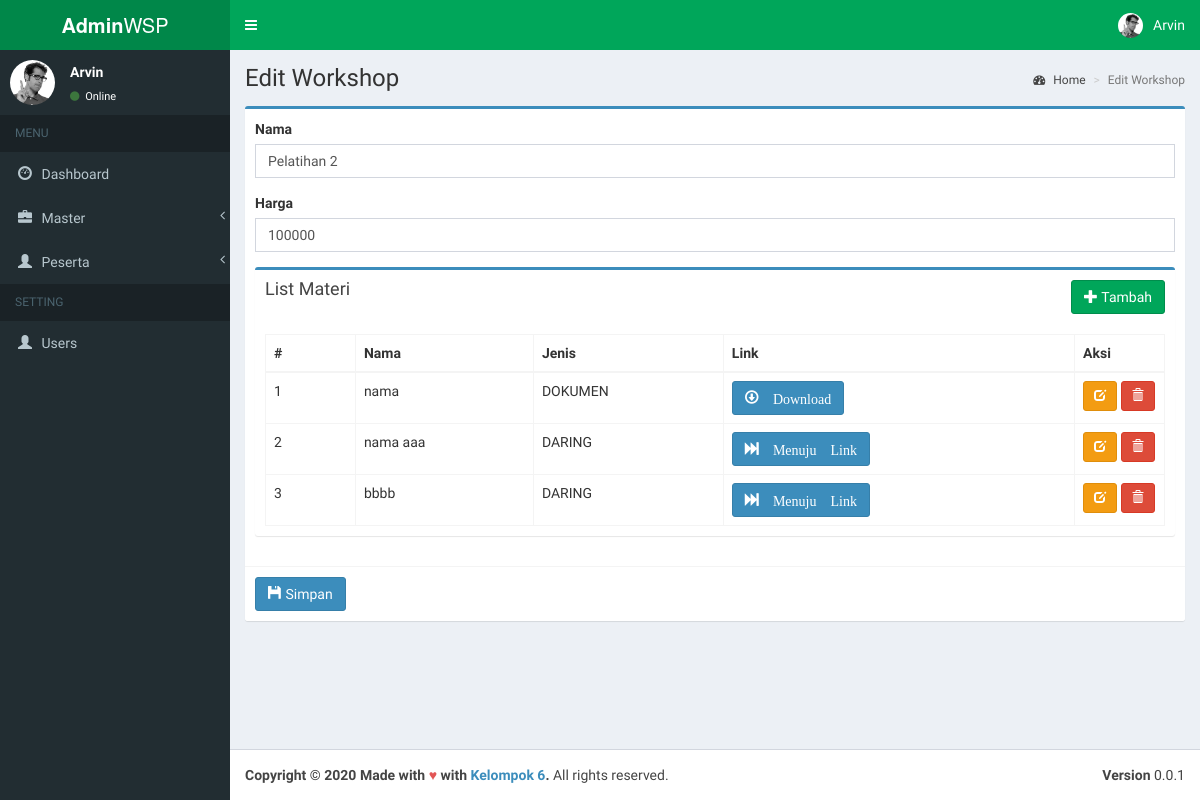
Page /index.php?page=workshop-edit&id=2 (signed in) on the committed database.
### tables this page shows
CREATE TABLE `pelatihan` (
  `id` int(11) NOT NULL,
  `name` varchar(255) NOT NULL,
  `harga` varchar(255) NOT NULL
);

CREATE TABLE `materi` (
  `id` int(11) NOT NULL,
  `nama` varchar(255) NOT NULL,
  `jenis` varchar(10) NOT NULL,
  `link` text DEFAULT NULL,
  `description` varchar(255) DEFAULT NULL,
  `pelatihan_id` int(11) NOT NULL
);

### pages/workshop/edit.php (the view, shortened to what this page needs)
<?php
include_once("conf/connection.php");
if (isset($_GET['id'])) {
    $id = $_GET['id'];
    $sqlPelatihan =
        "SELECT * FROM pelatihan WHERE id = '$id'";
    $sqlMateri =
        "SELECT * FROM materi WHERE pelatihan_id = '$id'";
    if (isset($db)) {
        $queryPelatihan = mysqli_query($db, $sqlPelatihan);
        $dataPelatihan = mysqli_fetch_array($queryPelatihan);
        $dataMateri = mysqli_query($db, $sqlMateri);
    }
}
?>
<div class="content-wrapper">
    <section class="content-header">
        <h1>
            Edit Workshop
        </h1>
        <ol class="breadcrumb">
            <li><a href="index.php"><i class="fa fa-dashboard"></i> Home</a></li>
            <li class="active">Edit Workshop</li>
        </ol>
    </section>
    <section class="content">
        <div class="row">
            <div class="col-md-12">
                <div class="box box-primary">
                    <form role="form" method="post" action="pages/workshop/store.php">
                        <div class="box-body">
                            <div class="form-group">
                                <label>Nama</label>
                                <input type="text" name="name" class="form-control" placeholder="Nama"
                                       value="<?= $dataPelatihan['name'] ?>" required>
                            </div>
                            <div class="form-group">
                                <label>Harga</label>
                                <input type="text" name="harga" class="form-control number-format" placeholder="Harga"
                                       value="<?= $dataPelatihan['harga'] ?>" required>
                            </div>
                            <div class="box box-primary">
                                <div class="box-header">
                                    <h3 class="box-title">List Materi</h3>
                                    <a href="index.php?page=materi-create&pelatihan_id=<?= $dataPelatihan['id'] ?>" class="btn btn-success pull-right" role="button" title="Tambah Data"><i
                                                class="glyphicon glyphicon-plus"></i> Tambah</a>
                                </div>
                                <div class="box-body">
                                    <table id="workshop" class="table table-bordered table-hover table-responsive">
                                        <thead>
                                        <tr>
                                            <th width="10%">#</th>
                                            <th>Nama</th>
                                            <th>Jenis</th>
                                            <th>Link</th>
                                            <th width="10%">Aksi</th>
                                        </tr>
                                        </thead>
                                        <tbody>
                                        <?php
                                        $no=0;
                                        if ($dataMateri) while($row = mysqli_fetch_array($dataMateri)) {
                                            ?>
                                            <tr>
                                                <td><?= $no=$no+1;?></td>
                                                <td><?= $row['nama'];?></td>
                                                <td><?= $row['jenis'];?></td>
                                                <td>
                                                    <?php if ($row['jenis'] == 'DOKUMEN') { ?>
                                                        <a href="download.php?file=<?= $row['link'];?>" target="_blank" class="btn btn-primary"><i class="glyphicon glyphicon-download"> Download</i></a>
                                                    <?php } else if ($row['jenis'] == 'DARING') { ?>
                                                        <a href="<?= $row['link'];?>" target="_blank" class="btn btn-primary"> <i class="glyphicon glyphicon-fast-forward"> Menuju Link</i></a>
                                                    <?php } ?>
                                                </td>
                                                <td>
                                                    <a href="index.php?page=materi-edit&id=<?=$row['id'];?>" class="btn btn-sm btn-warning" role="button" title="Ubah Data"><i class="glyphicon glyphicon-edit"></i></a>
                                                    <a href="pages/materi/hapus.php?id=<?=$row['id'];?>" onclick="return confirm('Anda yakin akan menghapus data ' + '<?=$row['nama'];?>' + ' ini ?');" class="btn btn-sm btn-danger" role="button" title="Hapus Data"><i class="glyphicon glyphicon-trash"></i></a>
                                                </td>
                                            </tr>
                                        <?php } else {
                                            ?>
                                            <tr>
                                                <td colspan="5" align="center">Data Tidak Ditemukan</td>
                                            </tr>
                                            <?php
                                        }
                                            ?>
                                        </tbody>
                                    </table>
                                </div>
                            </div>
                        </div>
                        <div class="box-footer">
                            <button type="submit" name="pelatihan" class="btn btn-primary" title="Simpan Data"><i
                                        class="glyphicon glyphicon-floppy-disk"></i> Simpan
                            </button>
                        </div>
                    </form>
                </div>
            </div>
        </div>
    </section>
</div>

### rows in the picture
pelatihan: name "Pelatihan 2", harga "100000"
materi: nama "nama", jenis "DOKUMEN"
materi: no "2", nama "nama aaa", jenis "DARING"
materi: no "3", nama "bbbb", jenis "DARING"

### other values in the picture
$_SESSION['user']['name'] "Arvin"
